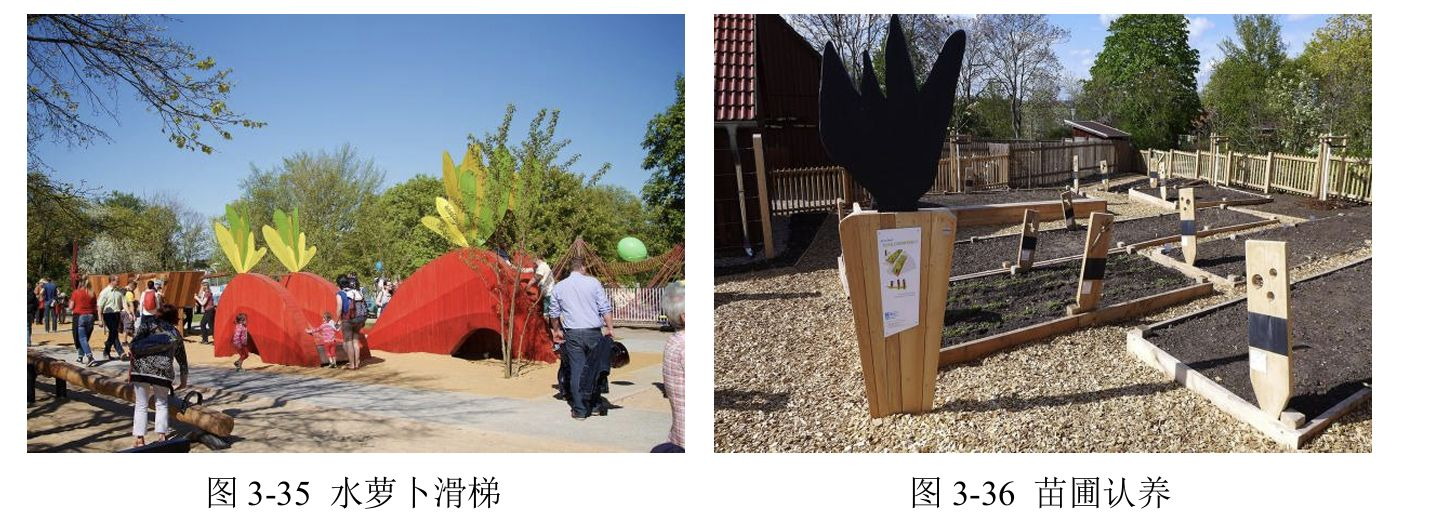
#> input picture 公园设计图/img_001.jpg, 1444 x 517 px; its folder holds only this picture in this run
$ python -i '绿地率计算.py'   (imports and definitions only)
#> lines starting #> are read from the running program, lines starting #| are printed output that depends on the picture; after the words box and inside, x2 and y2 are one past the last pixel; in counts of white or black regions, pixels touching at a corner belong together
# -*- coding: utf-8 -*-
"""
批量绿地率计算工具
==================
读取三组QGIS导出的截图（校内/外围/完整），检测绿色像素，
计算三个绿地率指标，输出Excel表格。

使用方式：python 绿地率计算.py
"""

import os
import cv2
import numpy as np
from PIL import Image

# =============================================
#  ⚙️ 配置
# =============================================

# 三组截图文件夹路径
FOLDER_INTERNAL = os.environ.get("FOLDER_INTERNAL", "./校内_导出截图")  # 校内截图文件夹
FOLDER_EXTERNAL = os.environ.get("FOLDER_EXTERNAL", "./外围_导出截图")  # 外围截图文件夹
FOLDER_COMBINED = os.environ.get("FOLDER_COMBINED", "./完整_导出截图")  # 完整截图文件夹

# 输出Excel路径
OUTPUT_EXCEL = os.environ.get("OUTPUT_EXCEL", "./绿地率计算结果.xlsx")  # 输出Excel

# 灰色遮罩颜色 RGB(150,150,150)
GRAY_RGB = np.array([150, 150, 150])
GRAY_TOLERANCE = 15

# 绿色检测HSV参数
GREEN_LOWER = (25, 18, 8)
GREEN_UPPER = (100, 255, 220)


# =============================================
#  核心函数
# =============================================

def load_and_detect(img_path):
    """
    读取截图，返回 (绿色掩膜, 有效掩膜, 有效像素数, 绿色像素数)
    绿色掩膜: bool数组，True=绿地
    有效掩膜: bool数组，True=非灰色（有效卫星影像区域）
    """
#> called with img_path = '../../公园设计图/img_001.jpg'
    img_pil = Image.open(img_path)
#> img_pil is the input picture: PIL image 1444x517 RGB; mean R, G, B 148.9, 144.7, 140.4
    img = np.array(img_pil)

    # 如果是RGBA，只取RGB
    if img.shape[2] == 4:
        img = img[:, :, :3]

    # BGR for OpenCV
    bgr = cv2.cvtColor(img, cv2.COLOR_RGB2BGR)

    # 有效掩膜 = 非灰色遮罩
    mask_valid = ~np.all(np.abs(img.astype(int) - GRAY_RGB) < GRAY_TOLERANCE, axis=2)
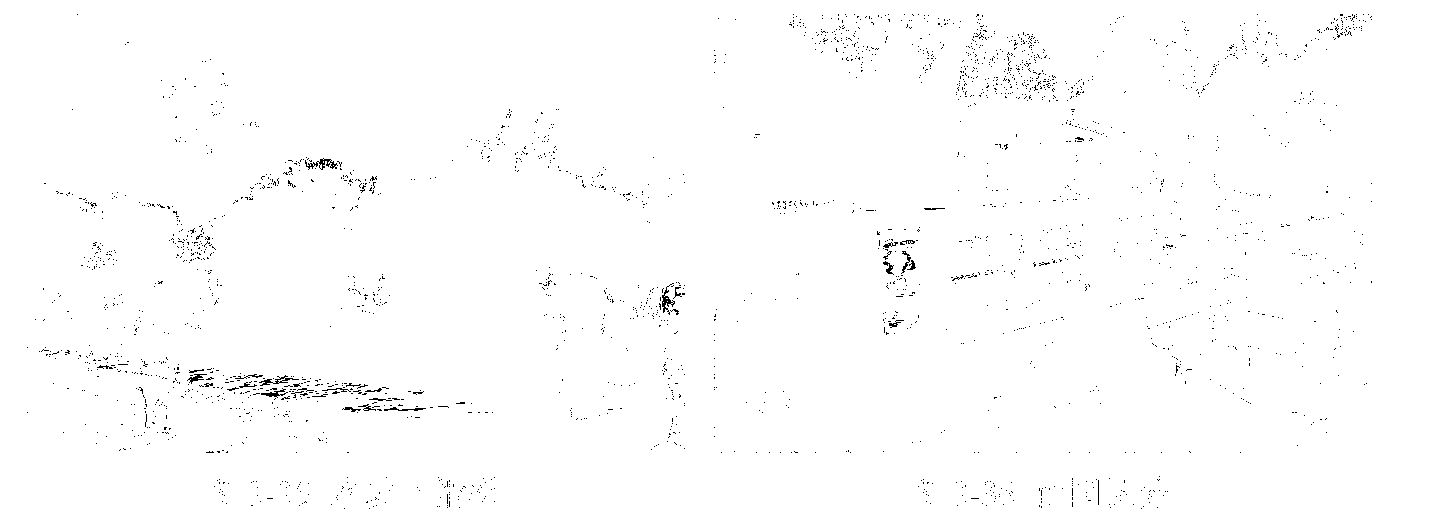
#> mask_valid: shape (517, 1444) bool; 99.2% white; black in thin lines or dots, all inside (x1, y1, x2, y2) = (27, 14, 1372, 509)

    # 绿色检测 (HSV)
    hsv = cv2.cvtColor(bgr, cv2.COLOR_BGR2HSV)
#> hsv: shape (517, 1444, 3); mean H, S, V 44.7, 68.4, 162.3
    mask_green = cv2.inRange(hsv, GREEN_LOWER, GREEN_UPPER) > 0
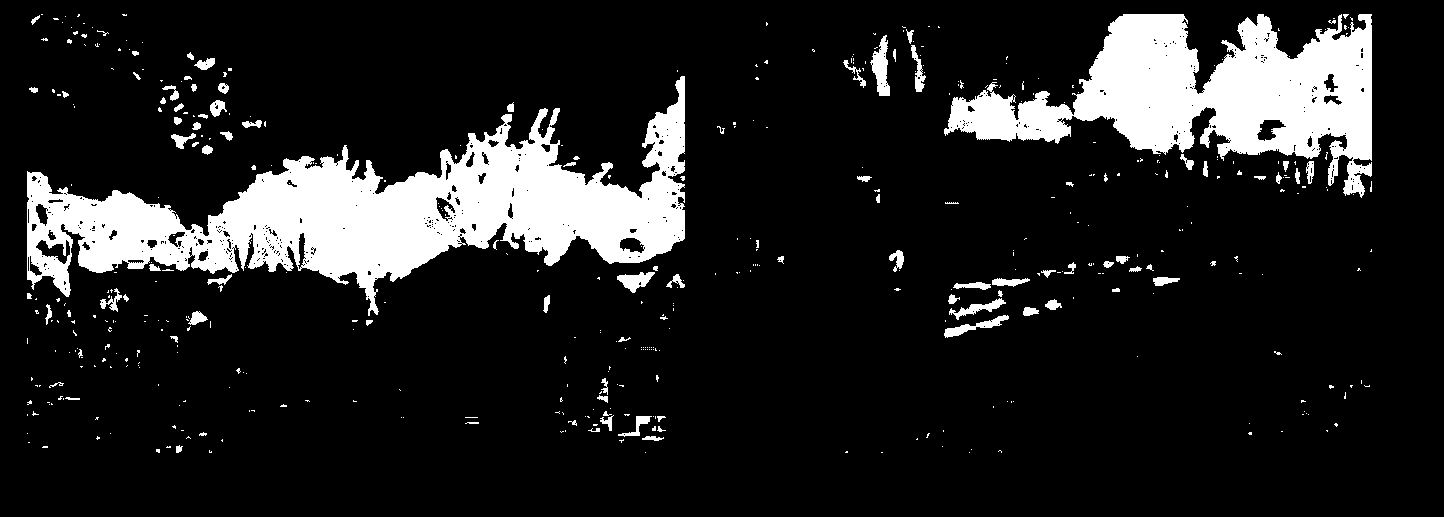
#> mask_green: shape (517, 1444) bool; 13.6% white; 474 white regions (377 under 20 px), largest, box (x1, y1, x2, y2) and area: (27, 76, 685, 316) 56032, (944, 14, 1372, 198) 36086, (870, 35, 890, 96) 665

    valid_count = np.sum(mask_valid)
#> valid_count = 740425
    green_count = np.sum(mask_green & mask_valid)
#> green_count = 100332

    return mask_green, mask_valid, valid_count, green_count


# [129 lines left out: functions calc_ratio, main, not called in this run]


# [2 lines not run here, left out]

>>> result = load_and_detect('../../公园设计图/img_001.jpg')

$ run again, on 公园设计图/img_006.jpg
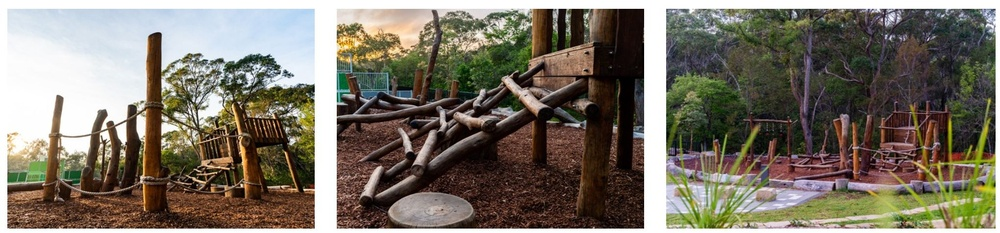
#> input picture 公园设计图/img_006.jpg, 1000 x 233 px, shrunk from 2040 x 475 before the run
#> in load_and_detect, img_pil is the input picture: PIL image 1000x233 RGB; mean R, G, B 123.2, 116, 103.6
#> in load_and_detect, `mask_valid = ~np.all(np.abs(img.astype(int) - GRAY_RGB) < GRAY_TOLERAN..`:
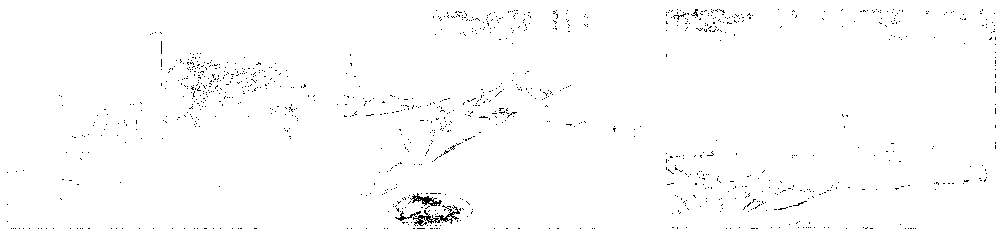
#> mask_valid: shape (233, 1000) bool; 98.9% white; black in thin lines or dots
#> hsv: shape (233, 1000, 3); mean H, S, V 44.2, 87, 128.2
#> in load_and_detect, `mask_green = cv2.inRange(hsv, GREEN_LOWER, GREEN_UPPER) > 0`:
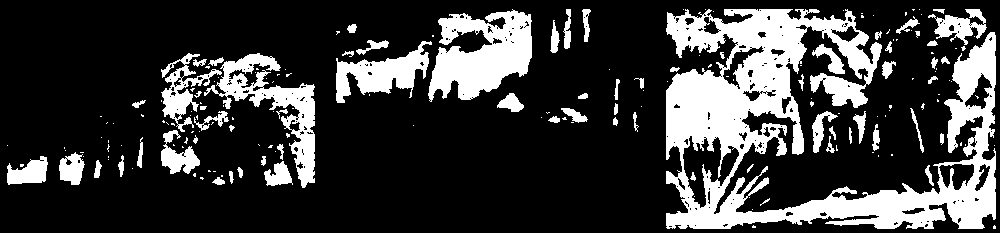
#> mask_green: shape (233, 1000) bool; 23.3% white; 187 white regions (119 under 20 px), largest, box (x1, y1, x2, y2) and area: (666, 9, 996, 229) 31210, (428, 9, 532, 102) 5961, (204, 53, 315, 188) 4043
#> valid_count = 230515
#> green_count = 53871

$ run again, on 公园设计图/img_007.jpg
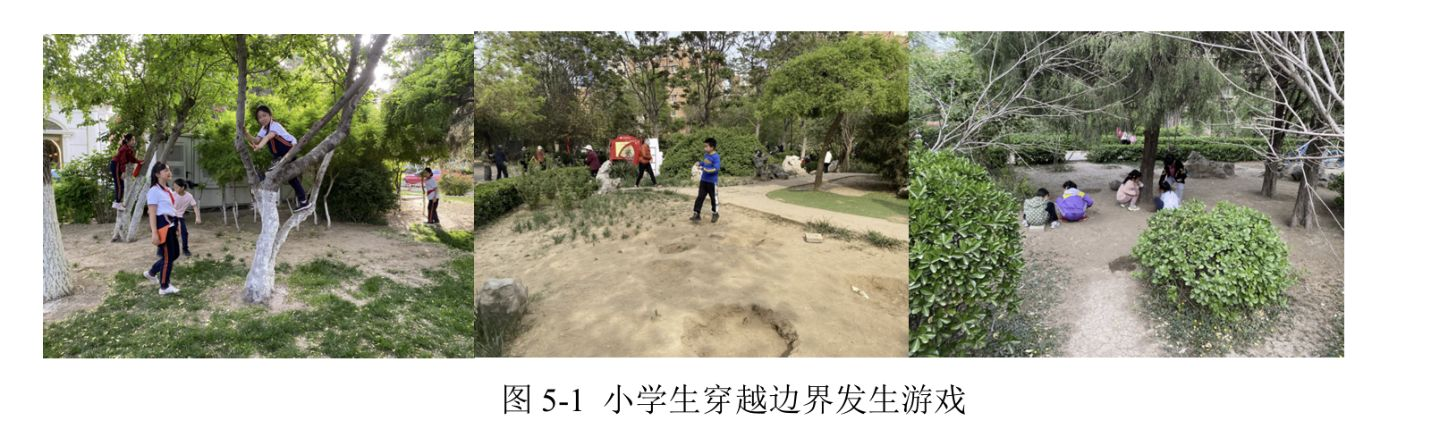
#> input picture 公园设计图/img_007.jpg, 1431 x 429 px
#> in load_and_detect, img_pil is the input picture: PIL image 1431x429 RGB; mean R, G, B 163.4, 164, 146.1
#> in load_and_detect, `mask_valid = ~np.all(np.abs(img.astype(int) - GRAY_RGB) < GRAY_TOLERAN..`:
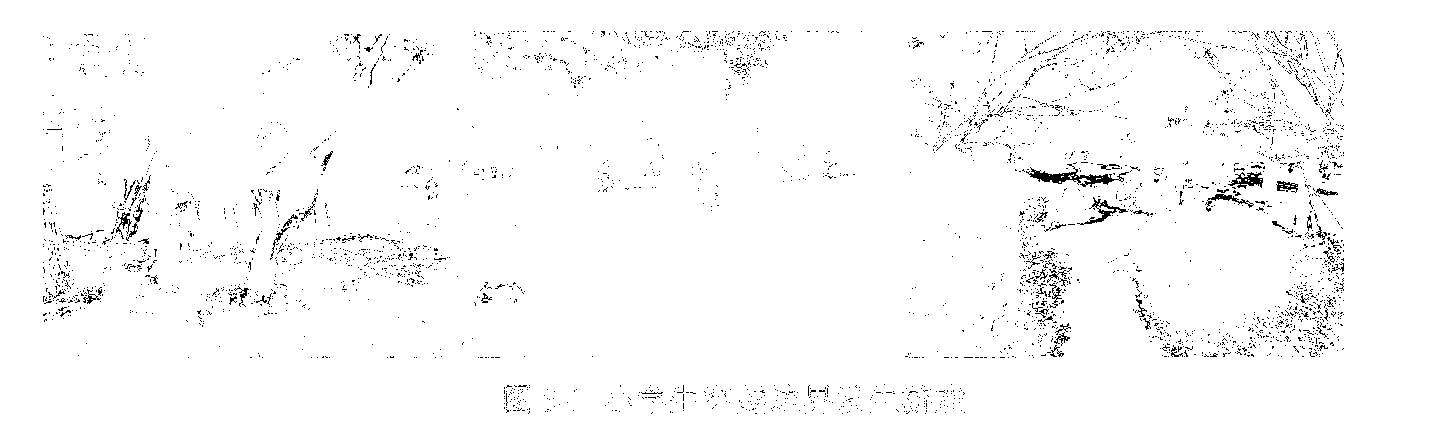
#> mask_valid: shape (429, 1431) bool; 97.8% white; black in thin lines or dots, all inside (x1, y1, x2, y2) = (43, 31, 1344, 414)
#> hsv: shape (429, 1431, 3); mean H, S, V 27, 49.1, 167.5
#> in load_and_detect, `mask_green = cv2.inRange(hsv, GREEN_LOWER, GREEN_UPPER) > 0`:
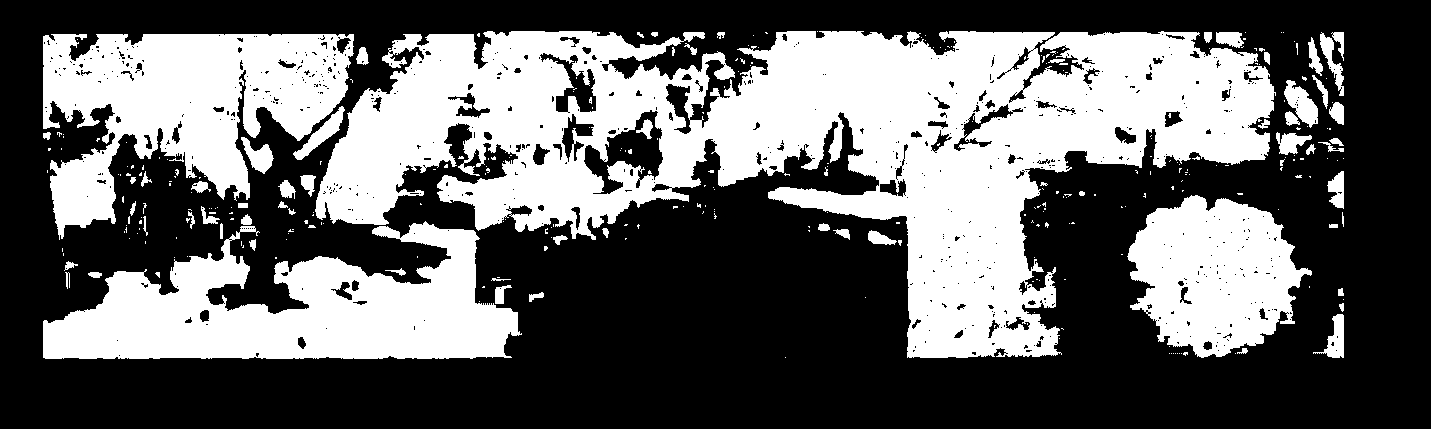
#> mask_green: shape (429, 1431) bool; 39.6% white; 333 white regions (265 under 20 px), largest, box (x1, y1, x2, y2) and area: (315, 31, 1276, 358) 140997, (43, 221, 522, 359) 37648, (43, 34, 354, 240) 34468
#> valid_count = 600381
#> green_count = 240651
